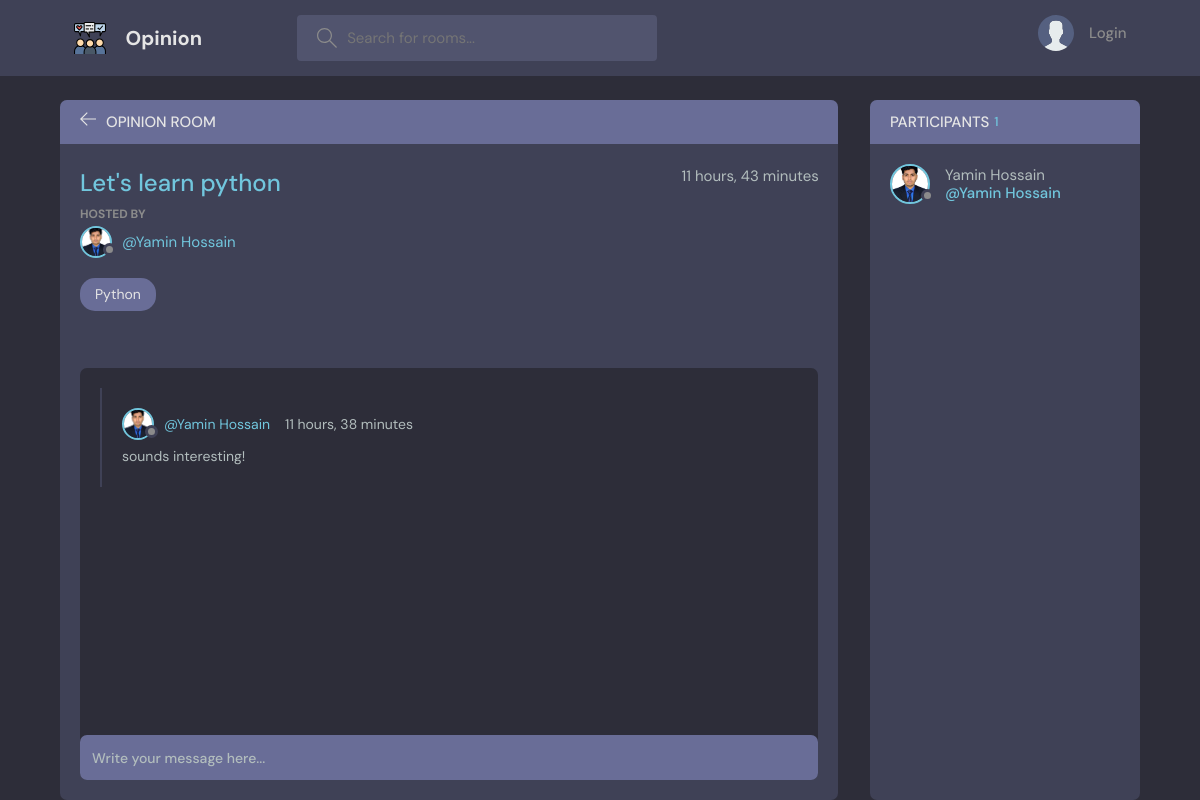
/room/1, run on the app's committed database.
### base/models.py (models this page shows, shortened)
class Room(models.Model):
    host = models.ForeignKey(User, on_delete=models.SET_NULL, null = True)
    topic = models.ForeignKey(Topic, on_delete = models.SET_NULL, null=True)# we want to keep the room even after deleting the topic
    name = models.CharField(max_length=200)
    description = models.TextField(blank=True, null=True) #letting django know that this field can be blank and can be saved blank as well
    updated = models.DateTimeField(auto_now=True)
    created = models.DateTimeField(auto_now_add=True)
    participants = models.ManyToManyField(User, related_name='participants', blank=True)# while we quarrying data for participants this related_name wold help us to quarry from the DB.
    class Meta:
        ordering = ['-updated','-created']
    def __str__(self):
        return self.name

class User(AbstractUser):
    name = models.CharField(max_length=200, null=True)
    email = models.EmailField(unique=True, null=True)
    bio = models.TextField(max_length=200, null=True)
    avatar = models.ImageField(null=True, default='avatar.svg')
    USERNAME_FIELD = 'email'
    REQUIRED_FIELDS = []
    def __str__(self):
        return self.name

class Topic(models.Model):
    name = models.CharField(max_length=200)
    def __str__(self):
        return self.name

class Message(models.Model):
    user = models.ForeignKey(User, on_delete = models.CASCADE)
    room = models.ForeignKey(Room, on_delete = models.CASCADE) # cascade means we want to delete the message as well after deleting the room
    body = models.TextField()
    updated = models.DateTimeField(auto_now=True)
    created = models.DateTimeField(auto_now_add=True)
    class Meta:
        ordering = ['-updated', '-created']

### base/views.py (the view, shortened to what this page needs)
# urls.py: path('room/<str:pk>', views.room, name="room"),
def room(request, pk):
    room = Room.objects.get(id=pk)
    room_messages = room.message_set.all().order_by('-created') # here we are quarrying into the messages table where room name is the same and ordering in descending order so that we can see the last comment in first
    participants = room.participants.all()
    context = {'room': room,'room_messages': room_messages,'participants' : participants}
    return render(request, 'base/room.html',context)

### base/templates/base/room.html (shortened to what this page needs)
{% extends 'main.html' %}
{%block content%}
<main class="profile-page layout layout--2">
  <div class="container">
    <div class="room">
      <div class="room__top">
        <div class="room__topLeft">
          <a href="{{ request.META.HTTP_REFERER }}">
            <svg version="1.1" xmlns="http://www.w3.org/2000/svg" width="32" height="32" viewBox="0 0 32 32">
              <title>arrow-left</title>
              <path
                d="M13.723 2.286l-13.723 13.714 13.719 13.714 1.616-1.611-10.96-10.96h27.625v-2.286h-27.625l10.965-10.965-1.616-1.607z">
              </path>
            </svg>
          </a>
          <h3>Opinion Room</h3>
        </div>
      </div>
      <div class="room__box scroll">
        <div class="room__header scroll">
          <div class="room__info">
            <h3>{{room}}</h3>
            <span>{{room.created | timesince}}</span>
          </div>
          <div class="room__hosted">
            <p>Hosted By</p>
            <a href="{% url 'user-profile' room.host.id %}" class="room__author">
              <div class="avatar avatar--small">
                <img src="{{room.host.avatar.url}}" />
              </div>
              <span>@{{room.host}}</span>
            </a>
          </div>
          <span class="room__topics">{{room.topic}}</span>
        </div>
        <div class="room__conversation">
          <div class="threads scroll">
            {%for room_message in room_messages %}
            <div class="thread">
              <div class="thread__top">
                <div class="thread__author">
                  <a href="#" class="thread__authorInfo">
                    <div class="avatar avatar--small">
                      <img src="{{room_message.user.avatar.url}}" />
                    </div>
                    <span>@{{room_message.user}}</span>
                  </a>
                  <span class="thread__date">{{room_message.created | timesince}}</span>
                </div>
              </div>
              <div class="thread__details">
                {{room_message.body}}
              </div>
            </div>
            {% endfor%}
          </div>
        </div>
      </div>
      <div class="room__message">
        <form action="" method="post">
          <input name="body" placeholder="Write your message here..." />
        </form>
      </div>
    </div>
    <div class="participants">
      <h3 class="participants__top">Participants <span>{{room.participants.all.count}}</span></h3>
      <div class="participants__list scroll">
        {% for participant in participants %}
        <a href="{% url 'user-profile' participant.id %}" class="participant">
          <div class="avatar avatar--medium">
            <img src="{{participant.avatar.url}}" />
          </div>
          <p>
            {{participant}}
            <span>@{{participant}}</span>
          </p>
        </a>
        {% endfor%}
      </div>
    </div>
  </div>
</main>
{% endblock %}

### data on the page
Room: name "Let's learn python", created "11 hours, 43 minutes", host.avatar (picture), host "Yamin Hossain", topic "Python", participants.all.count "1"
Message: user.avatar (picture), user "Yamin Hossain", created "11 hours, 38 minutes", body "sounds interesting!"
User: avatar (picture), name "Yamin Hossain"
